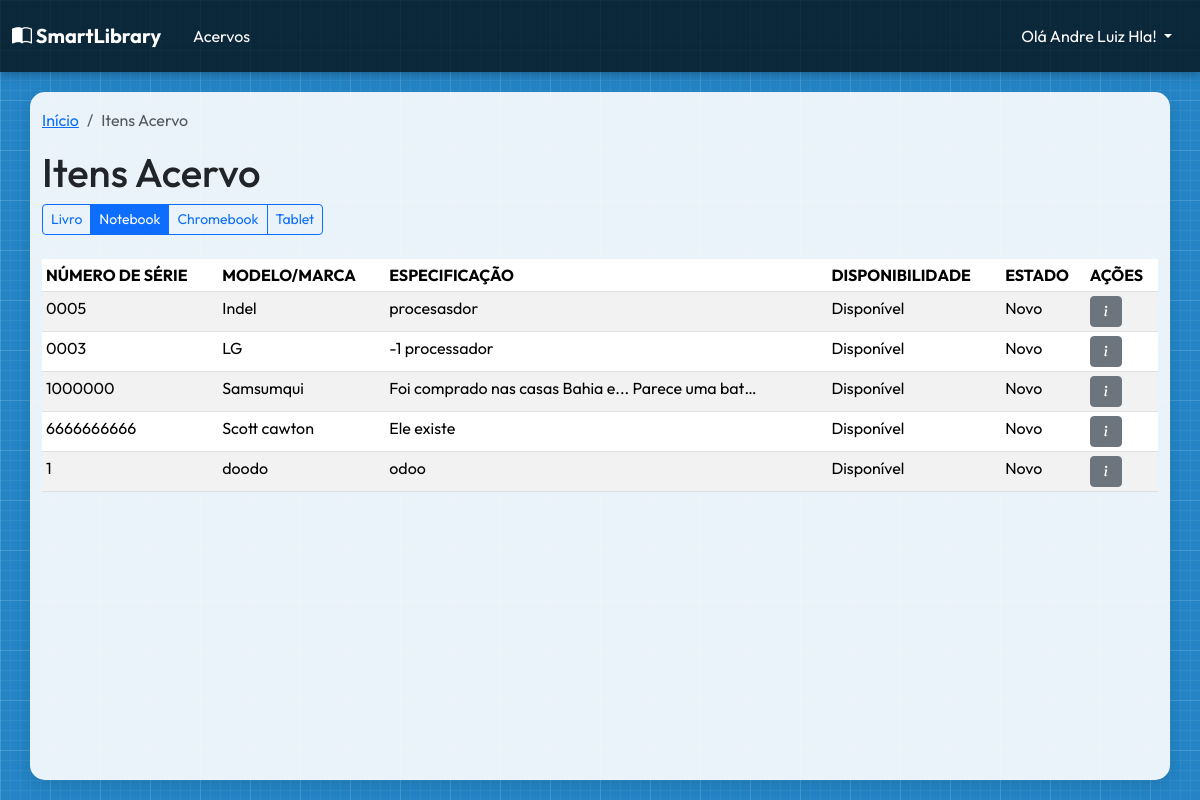
The app's page /collection-item/?type=1 (signed in), older data.
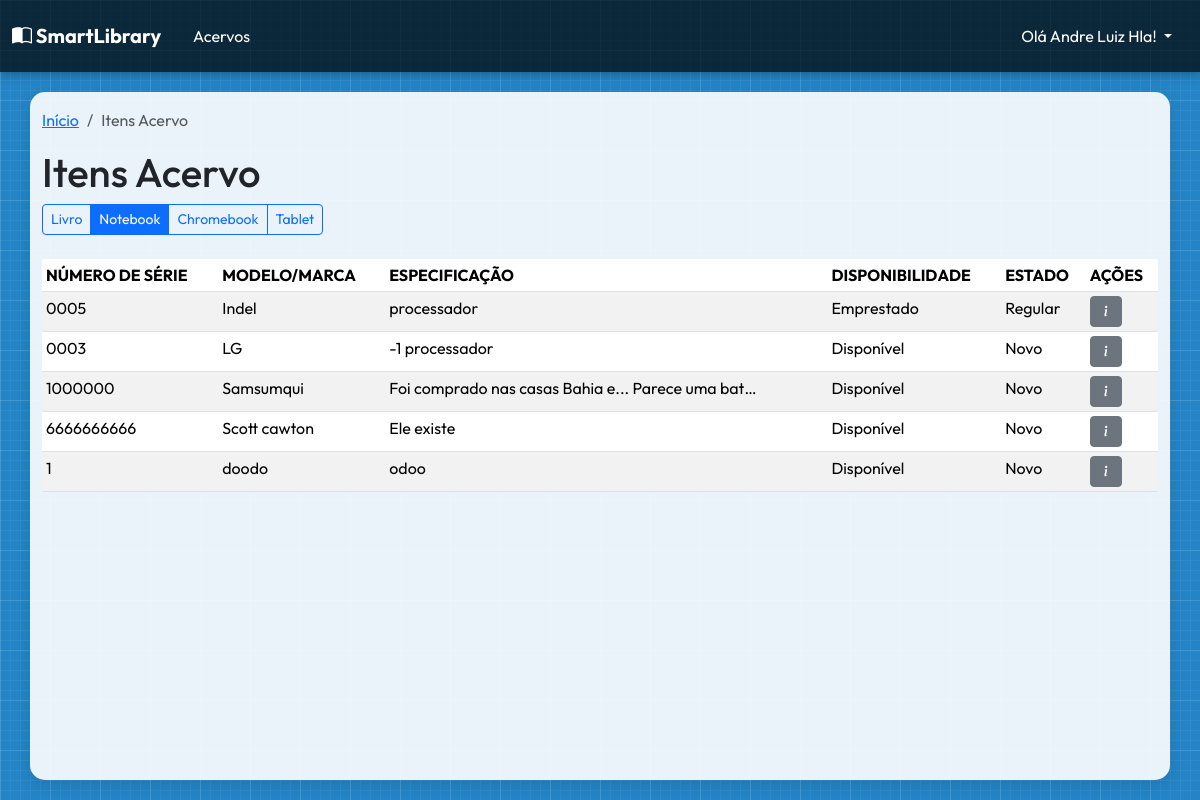
The same page, newer data.
### collection_item/models.py (models this page shows, shortened)
class CollectionItem(models.Model):
    LIVRO = 0
    NOTEBOOK = 1
    CHROMEBOOK = 2
    TABLET = 3
    COLLECTION_TYPES = [
        (LIVRO, "Livro"),
        (NOTEBOOK, "Notebook"),
        (CHROMEBOOK, "Chromebook"),
        (TABLET, "Tablet"),
    ]
    type = models.PositiveSmallIntegerField(
        choices=COLLECTION_TYPES,
        default=LIVRO,
        verbose_name="Tipo de Acervo",
        null=False,
        blank=False,
    )
    NOVO = 0
    BOM = 1
    REGULAR = 2
    RUIM = 3
    DANIFICADO = 4
    ESTADO_CONSEVACAO = {
        NOVO: "Novo",
        BOM: "Bom",
        REGULAR: "Regular",
        RUIM: "Ruim",
        DANIFICADO: "Danificado",
    }
    preservation = models.PositiveSmallIntegerField(
        verbose_name="Estado de Conservação",
        choices=ESTADO_CONSEVACAO,
        null=False,
        blank=False,
        default=NOVO,
    )
    DISPONIVEL = 0
    EMPRESTADO = 1
    RESERVADO = 2
    INATIVO = 3
    ESTADO_DISPONIVEL = {
        DISPONIVEL: "Disponível",
        EMPRESTADO: "Emprestado",
        RESERVADO: "Reservado",
        INATIVO: "Inativo",
    }
    availability = models.PositiveSmallIntegerField(
        verbose_name="Disponibilidade",
        choices=ESTADO_DISPONIVEL,
        null=False,
        blank=False,
        default=DISPONIVEL,
    )
    class Meta:
        verbose_name = "Item do Acervo"
        verbose_name_plural = "Itens do Acervo"
        ordering = ["type", "availability", "preservation"]
    def preservation_display(self):
        return self.ESTADO_CONSEVACAO.get(self.preservation, "Desconhecido")
    def availability_display(self):
        return self.ESTADO_DISPONIVEL.get(self.availability, "Desconhecido")

class Equipment(CollectionItem):
    serial_number = models.CharField(verbose_name="Número de Série", max_length=20)
    brand = models.CharField(verbose_name="Marca/Modelo", max_length=100)
    specifications = models.TextField(verbose_name="Especificações")
    class Meta:
        verbose_name = "Equipamento Digital"
        verbose_name_plural = "Equipamentos Digitais"
        ordering = ["brand", "serial_number"]

class CollectionItem(models.Model):
    LIVRO = 0
    NOTEBOOK = 1
    CHROMEBOOK = 2
    TABLET = 3
    COLLECTION_TYPES = [
        (LIVRO, "Livro"),
        (NOTEBOOK, "Notebook"),
        (CHROMEBOOK, "Chromebook"),
        (TABLET, "Tablet"),
    ]
    type = models.PositiveSmallIntegerField(
        choices=COLLECTION_TYPES,
        default=LIVRO,
        verbose_name="Tipo de Acervo",
        null=False,
        blank=False,
    )
    NOVO = 0
    BOM = 1
    REGULAR = 2
    RUIM = 3
    DANIFICADO = 4
    ESTADO_CONSEVACAO = {
        NOVO: "Novo",
        BOM: "Bom",
        REGULAR: "Regular",
        RUIM: "Ruim",
        DANIFICADO: "Danificado",
    }
    preservation = models.PositiveSmallIntegerField(
        verbose_name="Estado de Conservação",
        choices=ESTADO_CONSEVACAO,
        null=False,
        blank=False,
        default=NOVO,
    )
    DISPONIVEL = 0
    EMPRESTADO = 1
    RESERVADO = 2
    INATIVO = 3
    ESTADO_DISPONIVEL = {
        DISPONIVEL: "Disponível",
        EMPRESTADO: "Emprestado",
        RESERVADO: "Reservado",
        INATIVO: "Inativo",
    }
    availability = models.PositiveSmallIntegerField(
        verbose_name="Disponibilidade",
        choices=ESTADO_DISPONIVEL,
        null=False,
        blank=False,
        default=DISPONIVEL,
    )
    class Meta:
        verbose_name = "Item do Acervo"
        verbose_name_plural = "Itens do Acervo"
        ordering = ["type", "availability", "preservation"]
    def preservation_display(self):
        return self.ESTADO_CONSEVACAO.get(self.preservation, "Desconhecido")
    def availability_display(self):
        return self.ESTADO_DISPONIVEL.get(self.availability, "Desconhecido")

### collection_item/views.py (the view)
class CollectionItemListView(LoginRequiredMixin, ListView):
    template_name = "collection_item/collectionitem_list.html"
    context_object_name = "items_list"
    def get_queryset(self):
        self.selected_type = int(self.request.GET.get("type", 0))
        if self.selected_type == CollectionItem.LIVRO:
            return Book.objects.all()
        else:
            return Equipment.objects.filter(type=self.selected_type)
    def get_context_data(self, **kwargs):
        context = super().get_context_data(**kwargs)
        context["collection_types"] = CollectionItem.COLLECTION_TYPES
        context["selected_type"] = self.selected_type
        return context

### user/models.py (called while the page is built)
    def __str__(self):
        return self.username

### collection_item/templates/collection_item/collectionitem_list.html (shortened to what this page needs)
{%extends "base.html"%}
{% block breadcrumbs %}
    <ol class="breadcrumb">
        <li class="breadcrumb-item"><a href="{% url "home_page" %}">Início</a></li>
        <li class="breadcrumb-item active" aria-current="page">Itens Acervo</li>
    </ol>
{% endblock breadcrumbs %}
{% block main_content %}
    <h1>Itens Acervo </h1>
        <div class="btn-group mb-4" role="group">
            {% for type_value, type_name in collection_types %}
            <a href="?type={{type_value}}" class="btn btn-sm {% if selected_type == type_value %}btn-primary{% else %}btn-outline-primary{% endif %}">{{type_name}}</a>
            {% endfor %}
        </div>
    <div class="table-responsive" id="id-equipment-table">
        <table class="table table-striped table-hover table-sm">
            <thead>
                <tr>
                    {% if selected_type == 0 %}
                        <th>ISBN</th>
                        <th>TÍTULO</th>
                        <th>AUTOR</th>
                        <th>EDITORA</th>
                        <th>ANO</th>
                    {% else %}
                        <th>NÚMERO DE SÉRIE</th>
                        <th>MODELO/MARCA</th>
                        <th>ESPECIFICAÇÃO</th>
                    {% endif %}
                    <th>DISPONIBILIDADE</th>
                    <th>ESTADO</th>
                    <th>AÇÕES</th>
                </tr>
            </thead>
            <tbody>
                {% for item in items_list %}
                <tr>
                    {% if selected_type == 0 %}
                        <td>{{item.isbn_display}}</td>
                        <td>{{item.title}}</td>
                        <td>{{item.author}}</td>
                        <td>{{item.publisher}}</td>
                        <td>{{item.year_pub}}</td>
                    {% else %}
                        <td>{{item.serial_number}}</td>
                        <td>{{item.brand}}</td>
                        <td>{{item.specifications|truncatechars:50}}</td>
                    {% endif %}
                    <td>{{item.availability_display}}</td>
                    <td>{{item.preservation_display}}</td>
                    <td>
                        <div class="btn-group">
                            <a href="{% url "collection_item_detail" pk=item.id %}" class="btn btn-secondary btn-sm" data-bs-toggle="tooltip" data-bs-title="Informações do Item"><i class="bi bi-info-lg"></i></a>
                        </div>
                    </td>
                </tr>
                {% empty %}
                <tr>
                    <td colspan="{% if selected_type == 0 %} 8 {% else %} 6 {% endif %}" class="text-center">Nenhum item encontrado</td>
                </tr>
                {% endfor %}
            </tbody>
        </table>
    </div>
    <div class="pagination">
    </div>
{% endblock main_content %}

Row changes from the older to the newer data that the page shows:
changed Equipment "Indel": specifications "procesasdor" → "processador"; availability_display "Disponível" → "Emprestado"; preservation_display "Novo" → "Regular"
